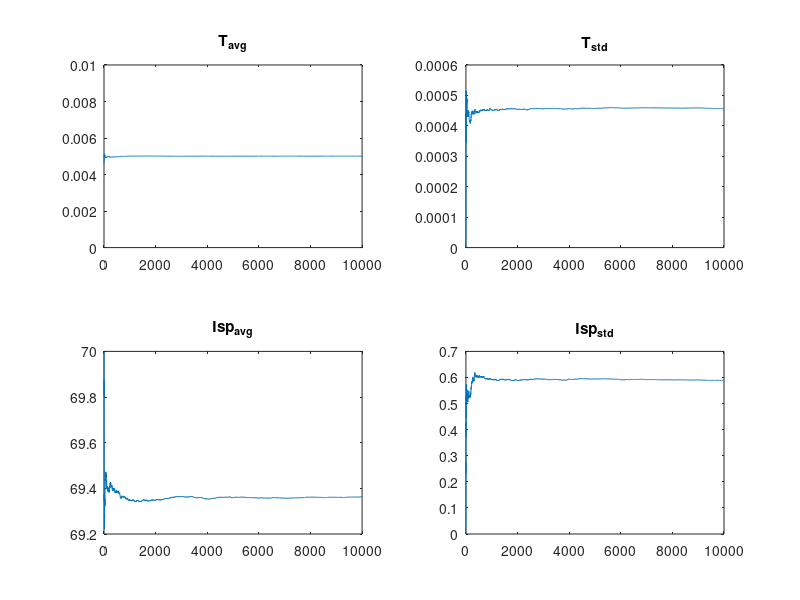
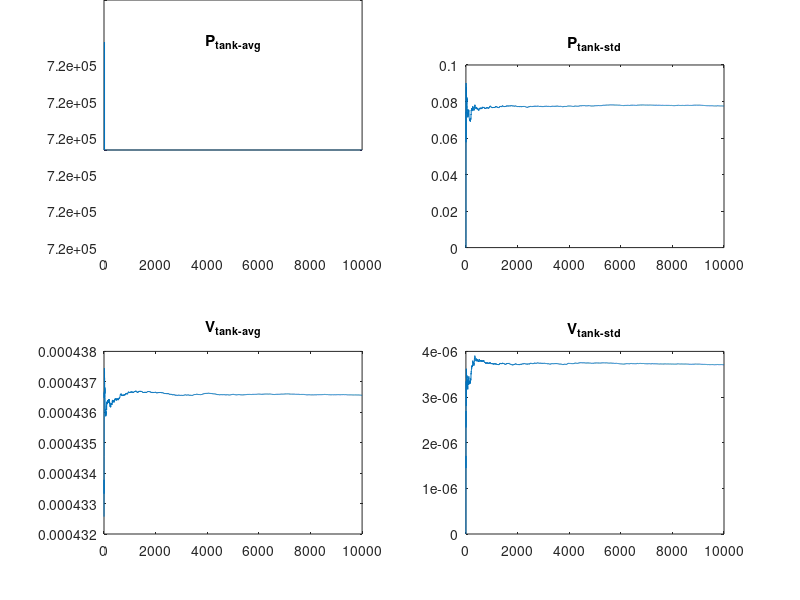

Source code (MATLAB) for these figures, in order:
clc
clear
close all

%Constants

R = 8.314; 
g = 9.81;


%Initial conditions

T = 5e-3;           % Thrust (N)
Pc = 100000;        % chamber pressure (Pa) 1bar-4bar
Tc = 300;           % chamber temperature (K) fixed
MM = 0.028 ;        % kg/mol
k = 1.4;
eps = 4;            % area ratio from 4-20
DeltaV = 0.5;       % requested total DV (m/s)
Mass = 4;           % 4 U cubesat mass
rho = 807;

RN = R/MM;

% feeding system
k_p = 1.1;  % P drop coeff of the pipes
k_v = 1.3;  % P drop valves
k_inj = 0.6;    % P_drop injector

% from paper but to be fixed
A_p = 1e-3^2*pi;
A_v = 0.5e-3^2*pi;
r_inj = 250e-6;
A_inj = r_inj^2*pi;

%% Nominal Design


aa = 1/eps^2*((k+1)/2)^(2/(1-k))*(k-1)/(k+1);
bb = 2/k;
cc = (k-1)/k;

fun = @(x) x^bb*(1-x^cc)-aa;
dfun = @(x) -x^(bb-1)*((cc+bb)*x^cc-bb);

c1 = 0;
c2 = 0.5;
tol = 1e-6;
err = tol + 1;
it = 0;

while (it < 3 && err > tol ) 
    it=it+1;
    x = (c2+c1)/2; %stima dello zero
    fc = fun(x);     
    err=abs(fc); 
    % scelta del nuovo estremo per l'eventuale ciclo successivo       
    if (fc*fun(c1) > 0)
          c1=x; 
    else 
          c2=x; 
    end
end
xv = x;
while (it< 5 && err> tol)
   dfx = dfun(xv);
   if dfx == 0
      error(' Arresto per azzeramento di dfun');
   else
      xn = xv - fun(xv)/dfx;
      err = abs(fun(xn));
      it = it+1;
      xv = xn;
   end
end

% Calcolo della pressione di uscita
Pe = xn * Pc;

% temp in exit
Te = Tc*(Pe/Pc)^((k-1)/k)

% Area Throat
At = (T/Pc)/(sqrt(2*(k^2/(k-1))*(2/(k+1))^((k+1)/(k-1)))*sqrt(1-(Pe/Pc)^((k-1)/k))+eps*(Pe-0)/Pc);
rt=sqrt(At/pi);
Dt=2*rt;

% Exit Velocity
v_exit = sqrt(2*k/(k-1)*R/MM*Tc*(1-(Pe/Pc)^((k-1)/k)));

% Exit Area
Ae = eps*At;
re=sqrt(Ae/pi);
De=2*re;

% Mass Flow Rate
m_dot_nom=(T-Ae*(Pe-0))/v_exit;

% Isp
Isp_nom = T/m_dot_nom/g;

%cstar
c_star = At*Pc/m_dot_nom;

%% Preliminary sizing
% mass
MR_nom = exp(DeltaV/(Isp_nom*g));
M_N_used_nom = Mass*(MR_nom-1);

% pressure losses
v_p_nom = m_dot_nom/(rho*A_p);
Delta_P_tot_nom = 0.5*rho*v_p_nom^2*(k_p + A_p/A_v*k_v + A_p/A_inj*k_inj);
Delta_P_plen_nom = 0.5*rho*v_p_nom^2*A_p/A_inj*k_inj;
P_plen_nom = Pc + Delta_P_plen_nom;
P_f_nom = Pc + Delta_P_tot_nom;
P_f_nom = P_f_nom*1.2;

V_plen_nom = M_N_used_nom*RN*Tc/P_plen_nom;

M_res_nom   = -(M_N_used_nom*RN*Tc - P_plen_nom*V_plen_nom*k)/(2*RN*Tc);
P_tank_nom  = -(P_f_nom*(M_N_used_nom*RN*Tc + P_plen_nom*V_plen_nom*k))/(M_N_used_nom*RN*Tc - P_plen_nom*V_plen_nom*k);
V_tank_nom  = -(M_N_used_nom*RN*Tc - P_plen_nom*V_plen_nom*k)/(2*P_f_nom);
M_N_tot_nom = M_res_nom + M_N_used_nom;

%% Montecarlo


N = 10000;
rt_avg = sqrt(At/pi);
rt_std = 5e-6;
rt_val = normrnd(rt_avg, rt_std, [N,1]);
At_val = rt_val.^2.*pi;

r_inj_std = 5e-6;       
r_inj_avg = r_inj; 
r_inj_val = normrnd(r_inj_avg, r_inj_std, [N,1]);
A_inj_val = r_inj_val.^2.*pi;

K_tot_val = k_v*A_p/A_v + k_p + k_inj./A_inj_val*A_p;

re_avg = sqrt(Ae/pi);
re_std = 5e-6;
re_val = normrnd(re_avg, re_std, [N,1]);
Ae_val = re_val.^2.*pi;

toll = 1e-8;


for ii = 1:N
    
    A_tt  = At_val(ii);
    k_tot = K_tot_val(ii);
    Aee = Ae_val(ii);
    it = 0;

    P_cc = Pc;
    m_dot2 = 1;
    m_dot1 = 2;

    while(abs(m_dot2 - m_dot1) > toll && it < 1000)
        it = it + 1;

        m_dot1 =  P_cc*A_tt/c_star;
        v  = m_dot1 /( A_p* rho);
        deltaP= 0.5*rho*v^2*k_tot;
        P_cc = P_plen_nom - deltaP;
        
        m_dot2= P_cc*A_tt/c_star ;
       
        if it > 999
            disp('It did not converge')
        end   

    end

    eps = Aee/A_tt;
    
    aa = 1/eps^2*((k+1)/2)^(2/(1-k))*(k-1)/(k+1);
    bb = 2/k;
    cc = (k-1)/k;
    
    fun = @(x) x^bb*(1-x^cc)-aa;
    dfun = @(x) -x^(bb-1)*((cc+bb)*x^cc-bb);
    
    c1 = 0;
    c2 = 0.5;
    tol = 1e-6;
    err = tol + 1;
    it = 0;
    
    while (it < 3 && err > tol ) 
        it=it+1;
        x = (c2+c1)/2; %stima dello zero
        fc = fun(x);     
        err=abs(fc); 
        % scelta del nuovo estremo per l'eventuale ciclo successivo       
        if (fc*fun(c1) > 0)
              c1=x; 
        else 
              c2=x; 
        end
    end
    xv = x;
    while (it< 5 && err> tol)
       dfx = dfun(xv);
       if dfx == 0
          error(' Arresto per azzeramento di dfun');
       else
          xn = xv - fun(xv)/dfx;
          err = abs(fun(xn));
          it = it+1;
          xv = xn;
       end
    end
   
    Pee = xn * P_cc;

    P_c_mc(ii) = P_cc;
    m_dot_mc(ii) = m_dot2;
    v_e = sqrt(2*k/(k-1)*R/MM*Tc*(1-(Pee/P_cc)^((k-1)/k)));
    T(ii) =  m_dot1*v_e + Aee*Pee;
    Isp_mc(ii) = T(ii)/(m_dot2*g);

    % mass
    MR_mc = exp(DeltaV/(Isp_mc(ii)*g));
    M_N_used_mc = Mass*(MR_mc-1);

    % pressure losses
    v_p_mc = m_dot_mc(ii)/(rho*A_p);
    Delta_P_tot_mc = 0.5*rho*v_p_mc^2*(k_p + A_p/A_v*k_v + A_p/A_inj*k_inj);
    Delta_P_plen_mc = 0.5*rho*v_p_mc^2*A_p/A_inj*k_inj;
    P_f_mc = Pc + Delta_P_tot_mc;
    P_f_mc = P_f_mc*1.2;
    
    V_plen_mc = M_N_used_mc*RN*Tc/P_plen_nom;
    
    M_res_mc(ii)   = -(M_N_used_mc*RN*Tc - P_plen_nom*V_plen_mc*k)/(2*RN*Tc);
    P_tank_mc(ii)  = -(P_f_mc*(M_N_used_mc*RN*Tc + P_plen_nom*V_plen_mc*k))/(M_N_used_mc*RN*Tc - P_plen_nom*V_plen_mc*k);
    V_tank_mc(ii)  = -(M_N_used_mc*RN*Tc - P_plen_nom*V_plen_mc*k)/(2*P_f_mc);
    M_N_tot_mc(ii) = M_res_mc(ii) + M_N_used_mc;

    if ii > 1
        T_avg(ii) = T_avg(ii-1) + 1/ii*(T(ii) - T_avg(ii-1));
        Isp_avg(ii) = Isp_avg(ii-1) + 1/ii*(Isp_mc(ii) - Isp_avg(ii-1));

        P_c_mc_avg(ii) = P_c_mc(ii-1) + 1/ii*(P_c_mc(ii) - P_c_mc_avg(ii-1));
        m_dot_mc_avg(ii) = m_dot_mc_avg(ii-1) + 1/ii*(m_dot_mc(ii) - m_dot_mc_avg(ii-1));
        M_N_tot_avg(ii) = M_N_tot_avg(ii-1) + 1/ii*(M_N_tot_mc(ii) - M_N_tot_avg(ii-1));

        P_tank_avg(ii) = P_tank_avg(ii-1) + 1/ii*(P_tank_mc(ii) - P_tank_avg(ii-1));
        V_tank_avg(ii) = V_tank_avg(ii-1) + 1/ii*(V_tank_mc(ii) - V_tank_avg(ii-1));
    else
        T_avg(ii) = T(ii);
        Isp_avg(ii) = Isp_mc(ii);

        P_c_mc_avg(ii) = P_c_mc(ii);
        m_dot_mc_avg(ii) = m_dot_mc(ii);
        M_N_tot_avg(ii) = M_N_tot_mc(ii);
        
        P_tank_avg(ii) = P_tank_mc(ii);
        V_tank_avg(ii) = V_tank_mc(ii);
    end
    T_std(ii) = std(T(1:ii));
    Isp_std(ii) = std(Isp_mc(1:ii));

    P_c_mc_std(ii)   = std(P_c_mc(1:ii));
    m_dot_mc_std(ii) = std(m_dot_mc(1:ii));
    M_N_tot_std(ii)  = std(M_N_tot_mc(1:ii));

    P_tank_std(ii)   = std(P_tank_mc(1:ii));
    V_tank_std(ii)   = std(V_tank_mc(1:ii));
end

P_tank_w = P_tank_avg(end) - 3*P_tank_std(end)
V_tank_w = V_tank_avg(end) - 3*V_tank_std(end)



figure 
subplot(2,2,1)
plot(T_avg)
ylim([0 0.01])
title T_{avg}
subplot(2,2,2)
plot(T_std)
title T_{std}
subplot(2,2,3)
plot(Isp_avg)
title Isp_{avg}
subplot(2,2,4)
plot(Isp_std)
title Isp_{std}

figure 
subplot(2,2,1)
plot(P_tank_avg)
title P_{tank-avg}
subplot(2,2,2)
plot(P_tank_std)
title P_{tank-std}
subplot(2,2,3)
plot(V_tank_avg)
title V_{tank-avg}
subplot(2,2,4)
plot(V_tank_std)
title V_{tank-std}
